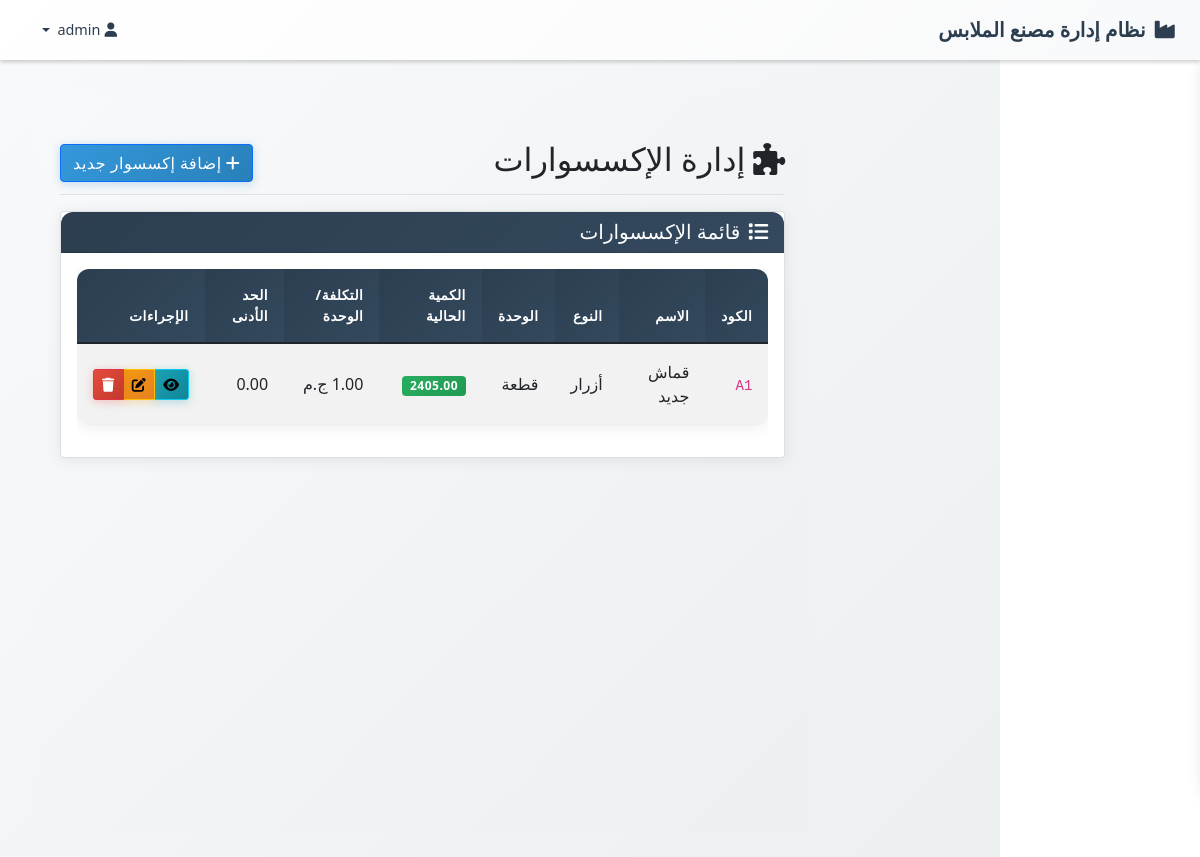
/inventory/accessories.php (signed in), run on the app's committed database.
### tables this page shows
CREATE TABLE `accessories`  (
  `id` int(11) NOT NULL AUTO_INCREMENT,
  `name` varchar(100) NOT NULL,
  `code` varchar(50) NOT NULL,
  `type` varchar(50) NULL DEFAULT NULL,
  `unit` varchar(20) NULL DEFAULT NULL,
  `cost_per_unit` decimal(10, 2) NULL DEFAULT NULL,
  `current_quantity` decimal(10, 2) NOT NULL DEFAULT 0.00,
  `min_quantity` decimal(10, 2) NULL DEFAULT 0.00,
  `branch_id` int(11) NULL DEFAULT NULL,
  `created_at` timestamp NOT NULL DEFAULT CURRENT_TIMESTAMP,
  PRIMARY KEY (`id`) USING BTREE,
  UNIQUE INDEX `code`(`code`) USING BTREE,
  INDEX `branch_id`(`branch_id`) USING BTREE,
  CONSTRAINT `accessories_ibfk_1` FOREIGN KEY (`branch_id`) REFERENCES `branches` (`id`) ON DELETE RESTRICT ON UPDATE RESTRICT
);

### inventory/accessories.php (the view, shortened to what this page needs)
<?php
require_once '../config/config.php';
$stmt = $pdo->query("SELECT * FROM accessories ORDER BY id DESC");
$accessories = $stmt->fetchAll();
include '../includes/header.php';
?>
<!DOCTYPE html>
<html lang="ar" dir="rtl">
<head>
    <link href="https://cdn.jsdelivr.net/npm/bootstrap@5.1.3/dist/css/bootstrap.rtl.min.css" rel="stylesheet">
    <link href="https://cdnjs.cloudflare.com/ajax/libs/font-awesome/6.0.0/css/all.min.css" rel="stylesheet">
    <link href="<?= BASE_URL ?>/../assets/css/style.css" rel="stylesheet">
</head>
<body>
    <!DOCTYPE html>
<html lang="ar" dir="rtl">
<head>
    <link href="https://cdn.jsdelivr.net/npm/bootstrap@5.1.3/dist/css/bootstrap.rtl.min.css" rel="stylesheet">
    <link href="https://cdnjs.cloudflare.com/ajax/libs/font-awesome/6.0.0/css/all.min.css" rel="stylesheet">
    <link href="<?= BASE_URL ?>/../assets/css/style.css" rel="stylesheet">
</head>
<body>
    <?php include '../includes/navbar.php'; ?>
    <div class="container-fluid">
    <div class="row">
        <main class="col-md-9 ms-sm-auto col-lg-10 px-md-4 main-content">
            <div class="d-flex justify-content-between flex-wrap flex-md-nowrap align-items-center pt-3 pb-2 mb-3 border-bottom">
                <h1 class="h2">
                    <i class="fas fa-puzzle-piece me-2"></i>إدارة الإكسسوارات
                </h1>
                <button type="button" class="btn btn-primary" data-bs-toggle="modal" data-bs-target="#addAccessoryModal">
                    <i class="fas fa-plus me-1"></i>إضافة إكسسوار جديد
                </button>
            </div>
            <div class="card">
                <div class="card-header">
                    <h5 class="card-title mb-0">
                        <i class="fas fa-list me-2"></i>قائمة الإكسسوارات
                    </h5>
                </div>
                <div class="card-body">
                    <div class="table-responsive">
                        <table class="table table-striped table-hover">
                            <thead class="table-dark">
                                <tr>
                                    <th>الكود</th>
                                    <th>الاسم</th>
                                    <th>النوع</th>
                                    <th>الوحدة</th>
                                    <th>الكمية الحالية</th>
                                    <th>التكلفة/الوحدة</th>
                                    <th>الحد الأدنى</th>
                                    <th>الإجراءات</th>
                                </tr>
                            </thead>
                            <tbody>
                                <?php if (empty($accessories)): ?>
                                    <tr>
                                        <td colspan="8" class="text-center text-muted py-4">
                                            <i class="fas fa-inbox fa-3x mb-3 d-block"></i>
                                            لا توجد إكسسوارات مسجلة
                                        </td>
                                    </tr>
                                <?php else: ?>
                                    <?php foreach ($accessories as $accessory): ?>
                                    <tr>
                                        <td><code><?= $accessory['code'] ?></code></td>
                                        <td><?= htmlspecialchars($accessory['name']) ?></td>
                                        <td><?= htmlspecialchars($accessory['type']) ?></td>
                                        <td><?= htmlspecialchars($accessory['unit']) ?></td>
                                        <td>
                                            <span class="badge <?= $accessory['current_quantity'] <= $accessory['min_quantity'] ? 'bg-danger' : 'bg-success' ?>">
                                                <?= $accessory['current_quantity'] ?>
                                            </span>
                                        </td>
                                        <td><?= number_format($accessory['cost_per_unit'], 2) ?> ج.م</td>
                                        <td><?= $accessory['min_quantity'] ?></td>
                                        <td>
                                            <div class="btn-group" role="group">
                                                <button class="btn btn-sm btn-info" onclick="viewAccessoryTransactions(<?= $accessory['id'] ?>)" title="عرض المعاملات">
                                                    <i class="fas fa-eye"></i>
                                                </button>
                                                <button class="btn btn-sm btn-warning" data-bs-toggle="modal" data-bs-target="#editAccessoryModal<?= $accessory['id'] ?>" title="تعديل">
                                                    <i class="fas fa-edit"></i>
                                                </button>
                                                <button class="btn btn-sm btn-danger" onclick="confirmDeleteAccessory(<?= $accessory['id'] ?>, '<?= addslashes($accessory['name']) ?>')" title="حذف">
                                                    <i class="fas fa-trash"></i>
                                                </button>
                                            </div>
                                        </td>
                                    </tr>
                                    <?php endforeach; ?>
                                <?php endif; ?>
                            </tbody>
                        </table>
                    </div>
                </div>
            </div>
        </main>
    </div>
</div>
<?php include '../includes/footer.php'; ?>
</body>
</html>
</body>
</html>

### assets/css/style.css (style rules this page uses)
* { box-sizing: border-box; }
body { margin: 0; padding: 0; font-family: 'Segoe UI', Tahoma, Geneva, Verdana, sans-serif; background-color: #f8f9fa; padding-top: 60px; }
.main-content { margin-right: 0; padding: 25px; min-height: calc(100vh - 60px); transition: margin-right 0.4s cubic-bezier(0.25, 0.46, 0.45, 0.94); background: linear-gradient(135deg, #f8f9fa 0%, #ecf0f1 100%); }
.table { background: #ffffff; border-radius: 12px; overflow: hidden; box-shadow: 0 2px 15px rgba(0, 0, 0, 0.08); }
.table thead th { background: linear-gradient(135deg, #2c3e50, #34495e); color: #ffffff; border: none; font-weight: 600; text-transform: uppercase; letter-spacing: 0.5px; font-size: 0.85rem; padding: 1rem; }
.table tbody td { padding: 1rem; border-color: #ecf0f1; vertical-align: middle; }
.card { border: none; border-radius: 12px; box-shadow: 0 2px 15px rgba(0, 0, 0, 0.08); transition: all 0.3s ease; margin-bottom: 20px; background: #ffffff; }
.card-header { background: linear-gradient(135deg, #2c3e50, #34495e); color: #ffffff; border-bottom: none; border-radius: 12px 12px 0 0 !important; padding: 1rem 1.5rem; font-weight: 600; }
.card-header h5, .card-header h6 { color: #ffffff; margin: 0; }
.btn { border-radius: 8px; font-weight: 500; padding: 0.5rem 1.5rem; transition: all 0.3s ease; border: none; }
.badge.bg-success { background: linear-gradient(135deg, #27ae60, #229954) !important; }
.main-content { background: linear-gradient(135deg, #f8f9fa 0%, #ecf0f1 100%); min-height: calc(100vh - 60px); padding-top: 2rem; }
.table tbody tr { transition: all 0.3s ease; }
.btn { border-radius: 8px; font-weight: 500; padding: 0.5rem 1.5rem; transition: all 0.3s ease; border: none; text-transform: uppercase; letter-spacing: 0.5px; font-size: 0.85rem; }
.btn-primary { background: linear-gradient(135deg, #3498db, #2980b9); box-shadow: 0 2px 10px rgba(52, 152, 219, 0.3); }
.btn-warning { background: linear-gradient(135deg, #f39c12, #e67e22); box-shadow: 0 2px 10px rgba(243, 156, 18, 0.3); }
.btn-danger { background: linear-gradient(135deg, #e74c3c, #c0392b); box-shadow: 0 2px 10px rgba(231, 76, 60, 0.3); }
.btn-info { background: linear-gradient(135deg, #17a2b8, #138496); box-shadow: 0 2px 10px rgba(23, 162, 184, 0.3); }
.badge { border-radius: 20px; padding: 0.5rem 1rem; font-weight: 600; font-size: 0.75rem; text-transform: uppercase; letter-spacing: 0.5px; }

### data on the page
accessories: code "A1", name "قماش جديد", type "أزرار", unit "قطعة", current_quantity "2405.00", cost_per_unit "1.00", min_quantity "0.00"

### other printed values
SYSTEM_NAME "نظام إدارة مصنع الملابس"
